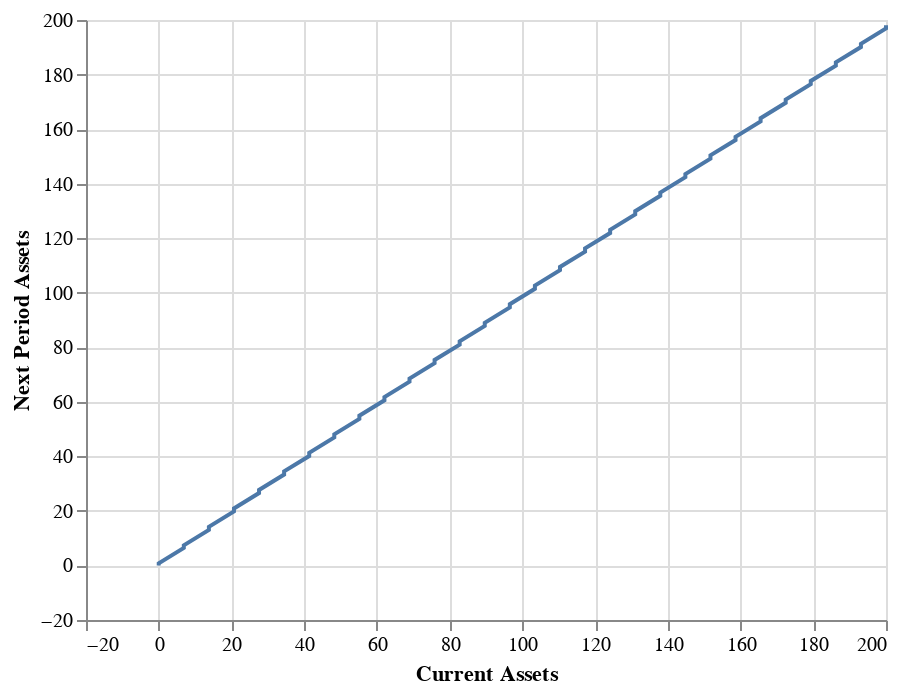

Notebook code cell kept with this figure:
### Code cell
import altair as alt
import pandas as pd

df = eq.as_df()
alt.Chart(df).mark_line().encode(
    x = alt.X('a', axis = alt.Axis(title='Current Assets')),
    y = alt.Y('i', axis=alt.Axis(title='Next Period Assets'))
)

### Figure 1 — Vega-Lite specification as saved in the notebook (floating-point values rounded to 4 significant figures)
{"$schema": "https://vega.github.io/schema/vega-lite/v3.4.0.json", "config": {"mark": {"tooltip": null}, "view": {"height": 300, "width": 400}}, "data": {"name": "data-227215cfeb719287a51299180c129571"}, "datasets": {"data-227215cfeb719287a51299180c129571": [{"a": -1e-10, "e": -0.6489, "i": -1e-10, "i_m": 0, "r": 0.03044, "w": 1.244, "μ": 0.1537}, {"a": 6.897, "e": -0.6489, "i": 6.419, "i_m": 0, "r": 0.03044, "w": 1.244, "μ": 0.06661}, {"a": 13.79, "e": -0.6489, "i": 13.05, "i_m": 0, "r": 0.03044, "w": 1.244, "μ": 0.02084}, {"a": 20.69, "e": -0.6489, "i": 19.78, "i_m": 0, "r": 0.03044, "w": 1.244, "μ": 0.006929}, {"a": 27.59, "e": -0.6489, "i": 26.55, "i_m": 0, "r": 0.03044, "w": 1.244, "μ": 0.001667}, {"a": 34.48, "e": -0.6489, "i": 33.34, "i_m": 0, "r": 0.03044, "w": 1.244, "μ": 0.0002229}, {"a": 41.38, "e": -0.6489, "i": 40.13, "i_m": 0, "r": 0.03044, "w": 1.244, "μ": 2.32e-06}, {"a": 48.28, "e": -0.6489, "i": 46.93, "i_m": 0, "r": 0.03044, "w": 1.244, "μ": -1.711e-16}, {"a": 55.17, "e": -0.6489, "i": 53.74, "i_m": 0, "r": 0.03044, "w": 1.244, "μ": -1.555e-16}, {"a": 62.07, "e": -0.6489, "i": 60.55, "i_m": 0, "r": 0.03044, "w": 1.244, "μ": -1.429e-16}, {"a": 68.97, "e": -0.6489, "i": 67.36, "i_m": 0, "r": 0.03044, "w": 1.244, "μ": -1.324e-16}, {"a": 75.86, "e": -0.6489, "i": 74.17, "i_m": 0, "r": 0.03044, "w": 1.244, "μ": -1.235e-16}, {"a": 82.76, "e": -0.6489, "i": 80.99, "i_m": 0, "r": 0.03044, "w": 1.244, "μ": -1.157e-16}, {"a": 89.66, "e": -0.6489, "i": 87.8, "i_m": 0, "r": 0.03044, "w": 1.244, "μ": -1.088e-16}, {"a": 96.55, "e": -0.6489, "i": 94.62, "i_m": 0, "r": 0.03044, "w": 1.244, "μ": -1.026e-16}, {"a": 103.4, "e": -0.6489, "i": 101.4, "i_m": 0, "r": 0.03044, "w": 1.244, "μ": -9.698e-17}, {"a": 110.3, "e": -0.6489, "i": 108.3, "i_m": 0, "r": 0.03044, "w": 1.244, "μ": -9.168e-17}, {"a": 117.2, "e": -0.6489, "i": 115.1, "i_m": 0, "r": 0.03044, "w": 1.244, "μ": -8.66e-17}, {"a": 124.1, "e": -0.6489, "i": 121.9, "i_m": 0, "r": 0.03044, "w": 1.244, "μ": -8.161e-17}, {"a": 131.0, "e": -0.6489, "i": 128.7, "i_m": 0, "r": 0.03044, "w": 1.244, "μ": -7.657e-17}, {"a": 137.9, "e": -0.6489, "i": 135.5, "i_m": 0, "r": 0.03044, "w": 1.244, "μ": -7.133e-17}, {"a": 144.8, "e": -0.6489, "i": 142.3, "i_m": 0, "r": 0.03044, "w": 1.244, "μ": -6.574e-17}, {"a": 151.7, "e": -0.6489, "i": 149.2, "i_m": 0, "r": 0.03044, "w": 1.244, "μ": -5.965e-17}, {"a": 158.6, "e": -0.6489, "i": 156.0, "i_m": 0, "r": 0.03044, "w": 1.244, "μ": -5.292e-17}, {"a": 165.5, "e": -0.6489, "i": 162.8, "i_m": 0, "r": 0.03044, "w": 1.244, "μ": -4.545e-17}, {"a": 172.4, "e": -0.6489, "i": 169.6, "i_m": 0, "r": 0.03044, "w": 1.244, "μ": -3.719e-17}, {"a": 179.3, "e": -0.6489, "i": 176.5, "i_m": 0, "r": 0.03044, "w": 1.244, "μ": -2.827e-17}, {"a": 186.2, "e": -0.6489, "i": 183.3, "i_m": 0, "r": 0.03044, "w": 1.244, "μ": -1.902e-17}, {"a": 193.1, "e": -0.6489, "i": 190.1, "i_m": 0, "r": 0.03044, "w": 1.244, "μ": -1.021e-17}, {"a": 200, "e": -0.6489, "i": 196.9, "i_m": 0, "r": 0.03044, "w": 1.244, "μ": -3.26e-18}, {"a": -1e-10, "e": 0, "i": 0.1163, "i_m": 1, "r": 0.03044, "w": 1.244, "μ": 0.2237}, {"a": 6.897, "e": 0, "i": 6.687, "i_m": 1, "r": 0.03044, "w": 1.244, "μ": 0.1748}, {"a": 13.79, "e": 0, "i": 13.38, "i_m": 1, "r": 0.03044, "w": 1.244, "μ": 0.06655}, {"a": 20.69, "e": 0, "i": 20.13, "i_m": 1, "r": 0.03044, "w": 1.244, "μ": 0.02639}, {"a": 27.59, "e": 0, "i": 26.9, "i_m": 1, "r": 0.03044, "w": 1.244, "μ": 0.007451}, {"a": 34.48, "e": 0, "i": 33.69, "i_m": 1, "r": 0.03044, "w": 1.244, "μ": 0.001168}, {"a": 41.38, "e": 0, "i": 40.49, "i_m": 1, "r": 0.03044, "w": 1.244, "μ": 1.299e-05}, {"a": 48.28, "e": 0, "i": 47.3, "i_m": 1, "r": 0.03044, "w": 1.244, "μ": -3.604e-16}, {"a": 55.17, "e": 0, "i": 54.1, "i_m": 1, "r": 0.03044, "w": 1.244, "μ": -3.259e-16}, {"a": 62.07, "e": 0, "i": 60.92, "i_m": 1, "r": 0.03044, "w": 1.244, "μ": -2.983e-16}, {"a": 68.97, "e": 0, "i": 67.73, "i_m": 1, "r": 0.03044, "w": 1.244, "μ": -2.756e-16}, {"a": 75.86, "e": 0, "i": 74.54, "i_m": 1, "r": 0.03044, "w": 1.244, "μ": -2.566e-16}, {"a": 82.76, "e": 0, "i": 81.36, "i_m": 1, "r": 0.03044, "w": 1.244, "μ": -2.403e-16}, {"a": 89.66, "e": 0, "i": 88.17, "i_m": 1, "r": 0.03044, "w": 1.244, "μ": -2.262e-16}, {"a": 96.55, "e": 0, "i": 94.99, "i_m": 1, "r": 0.03044, "w": 1.244, "μ": -2.139e-16}, {"a": 103.4, "e": 0, "i": 101.8, "i_m": 1, "r": 0.03044, "w": 1.244, "μ": -2.03e-16}, {"a": 110.3, "e": 0, "i": 108.6, "i_m": 1, "r": 0.03044, "w": 1.244, "μ": -1.934e-16}, {"a": 117.2, "e": 0, "i": 115.4, "i_m": 1, "r": 0.03044, "w": 1.244, "μ": -1.849e-16}, {"a": 124.1, "e": 0, "i": 122.3, "i_m": 1, "r": 0.03044, "w": 1.244, "μ": -1.773e-16}, {"a": 131.0, "e": 0, "i": 129.1, "i_m": 1, "r": 0.03044, "w": 1.244, "μ": -1.705e-16}, {"a": 137.9, "e": 0, "i": 135.9, "i_m": 1, "r": 0.03044, "w": 1.244, "μ": -1.644e-16}, {"a": 144.8, "e": 0, "i": 142.7, "i_m": 1, "r": 0.03044, "w": 1.244, "μ": -1.589e-16}, {"a": 151.7, "e": 0, "i": 149.5, "i_m": 1, "r": 0.03044, "w": 1.244, "μ": -1.536e-16}, {"a": 158.6, "e": 0, "i": 156.4, "i_m": 1, "r": 0.03044, "w": 1.244, "μ": -1.483e-16}, {"a": 165.5, "e": 0, "i": 163.2, "i_m": 1, "r": 0.03044, "w": 1.244, "μ": -1.423e-16}, {"a": 172.4, "e": 0, "i": 170.0, "i_m": 1, "r": 0.03044, "w": 1.244, "μ": -1.347e-16}, {"a": 179.3, "e": 0, "i": 176.8, "i_m": 1, "r": 0.03044, "w": 1.244, "μ": -1.24e-16}, {"a": 186.2, "e": 0, "i": 183.6, "i_m": 1, "r": 0.03044, "w": 1.244, "μ": -1.076e-16}, {"a": 193.1, "e": 0, "i": 190.5, "i_m": 1, "r": 0.03044, "w": 1.244, "μ": -8.174e-17}, {"a": 200, "e": 0, "i": 197.3, "i_m": 1, "r": 0.03044, "w": 1.244, "μ": -4.029e-17}, {"a": -1e-10, "e": 0.6489, "i": 0.746, "i_m": 2, "r": 0.03044, "w": 1.244, "μ": 0.05685}, {"a": 6.897, "e": 0.6489, "i": 7.394, "i_m": 2, "r": 0.03044, "w": 1.244, "μ": 0.08689}, {"a": 13.79, "e": 0.6489, "i": 14.14, "i_m": 2, "r": 0.03044, "w": 1.244, "μ": 0.06172}, {"a": 20.69, "e": 0.6489, "i": 20.91, "i_m": 2, "r": 0.03044, "w": 1.244, "μ": 0.03152}, {"a": 27.59, "e": 0.6489, "i": 27.69, "i_m": 2, "r": 0.03044, "w": 1.244, "μ": 0.01093}, {"a": 34.48, "e": 0.6489, "i": 34.49, "i_m": 2, "r": 0.03044, "w": 1.244, "μ": 0.002068}, {"a": 41.38, "e": 0.6489, "i": 41.29, "i_m": 2, "r": 0.03044, "w": 1.244, "μ": 2.49e-05}, {"a": 48.28, "e": 0.6489, "i": 48.1, "i_m": 2, "r": 0.03044, "w": 1.244, "μ": -1.952e-16}, {"a": 55.17, "e": 0.6489, "i": 54.91, "i_m": 2, "r": 0.03044, "w": 1.244, "μ": -1.749e-16}, {"a": 62.07, "e": 0.6489, "i": 61.72, "i_m": 2, "r": 0.03044, "w": 1.244, "μ": -1.591e-16}, {"a": 68.97, "e": 0.6489, "i": 68.54, "i_m": 2, "r": 0.03044, "w": 1.244, "μ": -1.462e-16}, {"a": 75.86, "e": 0.6489, "i": 75.35, "i_m": 2, "r": 0.03044, "w": 1.244, "μ": -1.356e-16}, {"a": 82.76, "e": 0.6489, "i": 82.17, "i_m": 2, "r": 0.03044, "w": 1.244, "μ": -1.266e-16}, {"a": 89.66, "e": 0.6489, "i": 88.98, "i_m": 2, "r": 0.03044, "w": 1.244, "μ": -1.189e-16}, {"a": 96.55, "e": 0.6489, "i": 95.8, "i_m": 2, "r": 0.03044, "w": 1.244, "μ": -1.124e-16}, {"a": 103.4, "e": 0.6489, "i": 102.6, "i_m": 2, "r": 0.03044, "w": 1.244, "μ": -1.068e-16}, {"a": 110.3, "e": 0.6489, "i": 109.4, "i_m": 2, "r": 0.03044, "w": 1.244, "μ": -1.02e-16}, {"a": 117.2, "e": 0.6489, "i": 116.3, "i_m": 2, "r": 0.03044, "w": 1.244, "μ": -9.815e-17}, {"a": 124.1, "e": 0.6489, "i": 123.1, "i_m": 2, "r": 0.03044, "w": 1.244, "μ": -9.511e-17}, {"a": 131.0, "e": 0.6489, "i": 129.9, "i_m": 2, "r": 0.03044, "w": 1.244, "μ": -9.3e-17}, {"a": 137.9, "e": 0.6489, "i": 136.7, "i_m": 2, "r": 0.03044, "w": 1.244, "μ": -9.199e-17}, {"a": 144.8, "e": 0.6489, "i": 143.5, "i_m": 2, "r": 0.03044, "w": 1.244, "μ": -9.23e-17}, {"a": 151.7, "e": 0.6489, "i": 150.4, "i_m": 2, "r": 0.03044, "w": 1.244, "μ": -9.434e-17}, {"a": 158.6, "e": 0.6489, "i": 157.2, "i_m": 2, "r": 0.03044, "w": 1.244, "μ": -9.865e-17}, {"a": 165.5, "e": 0.6489, "i": 164.0, "i_m": 2, "r": 0.03044, "w": 1.244, "μ": -1.061e-16}, {"a": 172.4, "e": 0.6489, "i": 170.8, "i_m": 2, "r": 0.03044, "w": 1.244, "μ": -1.179e-16}, {"a": 179.3, "e": 0.6489, "i": 177.6, "i_m": 2, "r": 0.03044, "w": 1.244, "μ": -1.36e-16}, {"a": 186.2, "e": 0.6489, "i": 184.5, "i_m": 2, "r": 0.03044, "w": 1.244, "μ": -1.63e-16}, {"a": 193.1, "e": 0.6489, "i": 191.3, "i_m": 2, "r": 0.03044, "w": 1.244, "μ": -2.029e-16}, {"a": 200, "e": 0.6489, "i": 198.1, "i_m": 2, "r": 0.03044, "w": 1.244, "μ": -2.617e-16}]}, "encoding": {"x": {"axis": {"title": "Current Assets"}, "field": "a", "type": "quantitative"}, "y": {"axis": {"title": "Next Period Assets"}, "field": "i", "type": "quantitative"}}, "mark": "line"}
